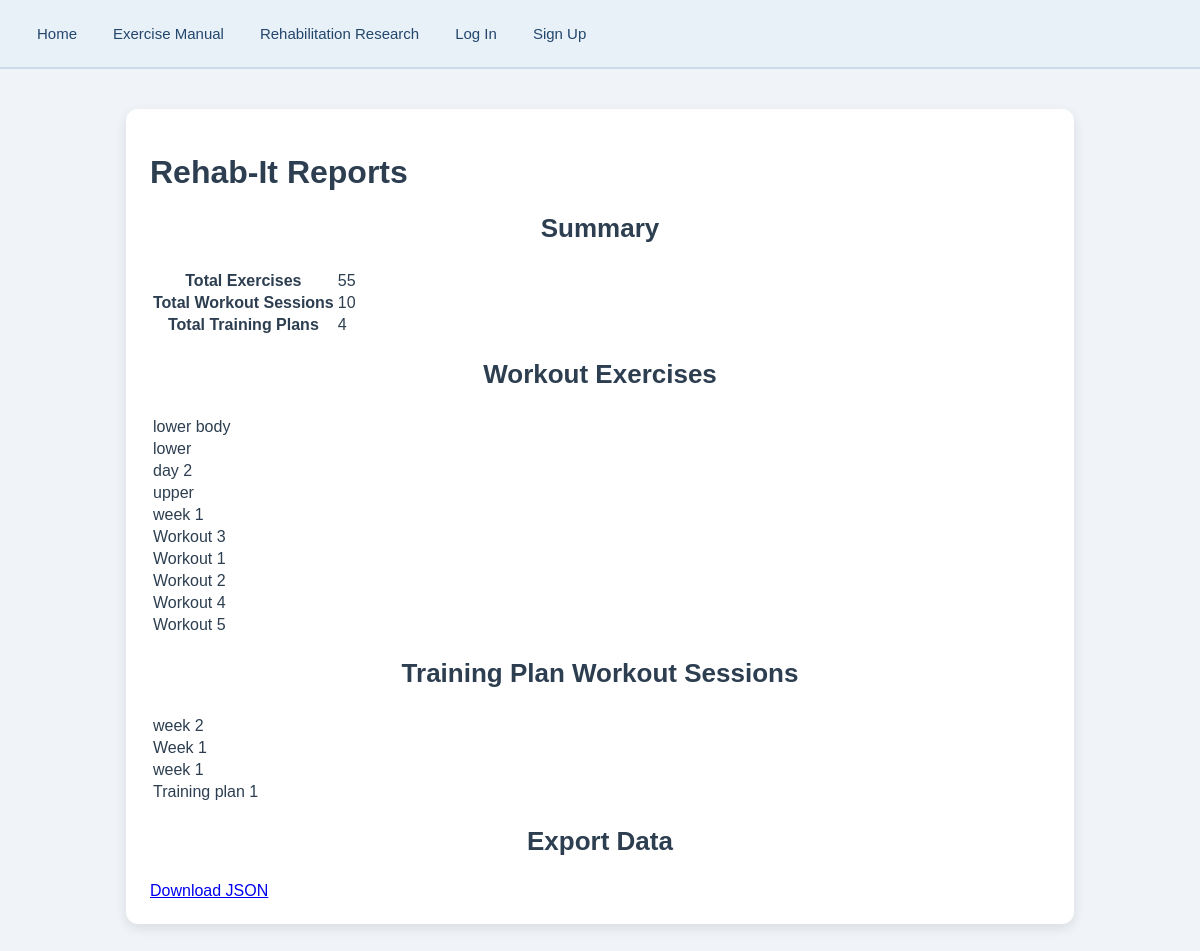
/reports_rehab, run on the app's committed database.
### rehab/models.py (models this page shows, shortened)
class WorkoutSession(models.Model):
    workout_session_id = models.AutoField(primary_key=True)
    name = models.CharField(max_length=100, default="")
    date = models.DateField()
    completed = models.BooleanField(default=False)
    difficulty_rating = models.PositiveSmallIntegerField(
        choices=[
            (1, "Very Easy"),
            (2, "Easy"),
            (3, "Moderate"),
            (4, "Difficult"),
            (5, "Very Difficult"),
        ],
        null=True,
        blank=True
    )
    reflection_notes = models.TextField(
        blank=True,
        default=""
    )
    exercises = models.ManyToManyField(Exercise)
    class Meta:
        ordering = ["-date"]
        constraints = [
            models.UniqueConstraint(
                fields=["name", "date"],
                name="unique_workout_session_date"
            )
        ]

### rehab/views.py (the view)
# urls.py: path("reports_rehab", ReportsRehabView.as_view(), name="reports_rehab"),
class ReportsRehabView(TemplateView):
    template_name = "rehab/reports_rehab.html"
    def get_context_data(self, **kwargs):
        context = super().get_context_data(**kwargs)
        context["workoutsession_exercises"] = (
            WorkoutSession.objects.values("name")
        )
        context["trainingplan_workoutsessions"] = (
            TrainingPlan.objects.values("name")
        )
        context["total_exercises"] = Exercise.objects.count()
        context["total_workout_sessions"] = WorkoutSession.objects.count()
        context["total_training_plans"] = TrainingPlan.objects.count()
        return context

### templates/rehab/reports_rehab.html (shortened to what this page needs)
{% extends "rehab/base.html" %}
{% block rehab_content %}
<h1>Rehab-It Reports</h1>
<h2>Summary</h2>
<table>
    <tbody>
        <tr>
            <th>Total Exercises</th>
            <td>{{ total_exercises }}</td>
        </tr>
        <tr>
            <th>Total Workout Sessions</th>
            <td>{{ total_workout_sessions }}</td>
        </tr>
        <tr>
            <th>Total Training Plans</th>
            <td>{{ total_training_plans }}</td>
        </tr>
    </tbody>
</table>
<h2>Workout Exercises</h2>
<table>
    <tbody>
        {% for table in workoutsession_exercises %}
        <tr>
            <td>{{ table.name }}</td>
        </tr>
        {% empty %}
        <tr>
            <td>No workout sessions found.</td>
        </tr>
        {% endfor %}
    </tbody>
</table>
<h2>Training Plan Workout Sessions</h2>
<table>
    <tbody>
        {% for table in trainingplan_workoutsessions %}
        <tr>
            <td>{{ table.name }}</td>
        </tr>
        {% empty %}
        <tr>
            <td>No training plans found.</td>
        </tr>
        {% endfor %}
    </tbody>
</table>
<h2>Export Data</h2>
<a href="{% url 'export_rehab_json' %}">Download JSON</a>
{% endblock %}

### static/css/style.css (style rules this page uses)
body { font-family: Arial, sans-serif; background-color: #f0f4f8; color: #2c3e50; margin: 0; padding: 0; }
main h2 { text-align: center; margin-bottom: 25px; font-size: 26px; }

### data on the page
WorkoutSession: name "lower body"
WorkoutSession: name "lower"
WorkoutSession: name "day 2"
WorkoutSession: name "upper"
WorkoutSession: name "Workout 3"
WorkoutSession: name "Workout 1"
WorkoutSession: name "Workout 2"
WorkoutSession: name "Workout 4"
WorkoutSession: name "Workout 5"

### other printed values
{{ total_exercises }} "55"
{{ total_workout_sessions }} "10"
{{ total_training_plans }} "4"
{{ table.name }} "week 1"
{{ table.name }} "week 2" "Week 1" "week 1" "Training plan 1"
